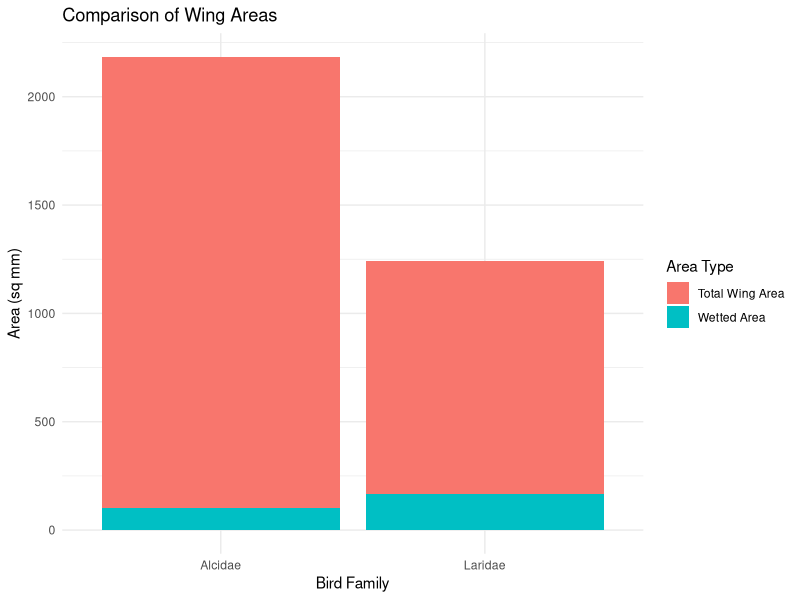
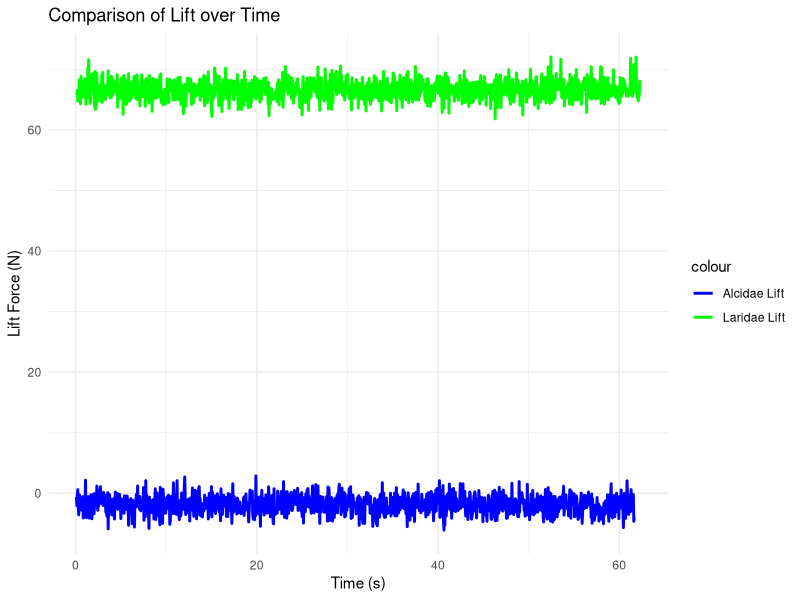
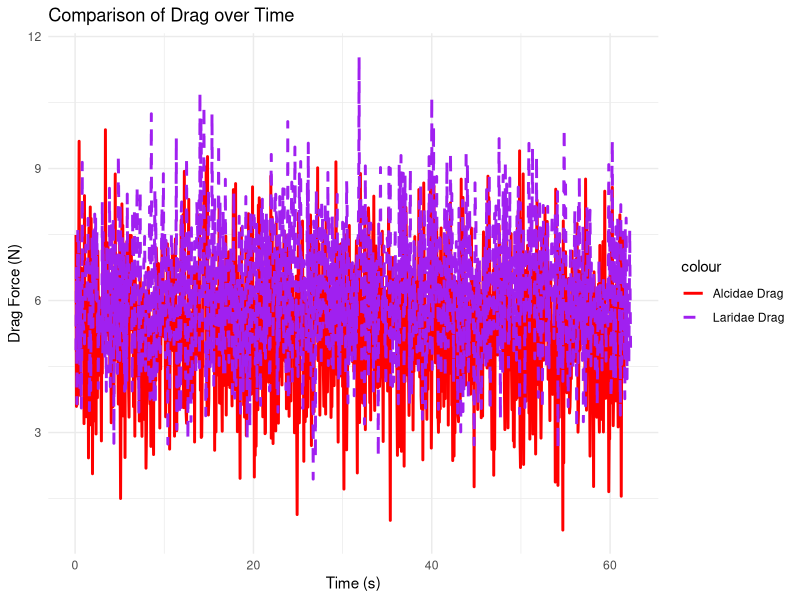
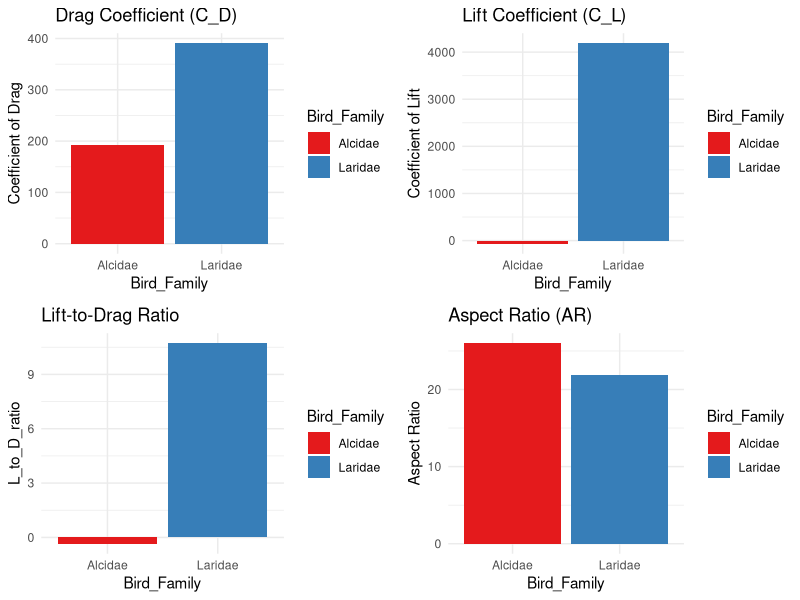

The R script that drew these images, in order:
## ---- chunk 1
library(tidyverse)
library(ggplot2)
library(tibble)
## ---- chunk 2
alcidae <- read.table("Booth_Kotzen_Skogstrom_alcid.txt", sep = ",", header = TRUE)
laridae <- read.table("Booth_Kotzen_Skogstrom_larid.txt", sep = ",", header = TRUE)

## ---- chunk 3

wing_data <- tibble(
  Bird_Family = c("Laridae", "Alcidae"),
  Chord_mm = c(20.6623, 42),
  Span_mm = c(60.1978, 52),
  Total_Wing_Area_sq_mm = c(1243.825, 2184),
  Wetted_Area_sq_mm = c(165.368118, 104)
)

## ---- chunk 4
wing_data
## ---- chunk 5
ggplot(wing_data, aes(x = Bird_Family)) +
  geom_bar(aes(y = Total_Wing_Area_sq_mm, fill = "Total Wing Area"), stat = "identity", position = "dodge") +
  geom_bar(aes(y = Wetted_Area_sq_mm, fill = "Wetted Area"), stat = "identity", position = "dodge") +
  labs(title = "Comparison of Wing Areas",
       x = "Bird Family",
       y = "Area (sq mm)",
       fill = "Area Type") +
  theme_minimal()

## ---- chunk 6

ggplot() +
  geom_line(data = alcidae, aes(x = s, y = lift, color = "Alcidae Lift"), size = 1) +
  geom_line(data = laridae, aes(x = s, y = lift, color = "Laridae Lift"), size = 1) +
  labs(title = "Comparison of Lift over Time", x = "Time (s)", y = "Lift Force (N)") +
  scale_color_manual(values = c("Alcidae Lift" = "blue", "Laridae Lift" = "green")) +
  theme_minimal()

## ---- chunk 7

ggplot() +
  geom_line(data = alcidae, aes(x = s, y = drag, color = "Alcidae Drag"), size = 1) +
  geom_line(data = laridae, aes(x = s, y = drag, color = "Laridae Drag"), size = 1, linetype = "dashed") +
  labs(title = "Comparison of Drag over Time", x = "Time (s)", y = "Drag Force (N)") +
  scale_color_manual(values = c("Alcidae Drag" = "red", "Laridae Drag" = "purple")) +
  theme_minimal()
## ---- chunk 8
# Calculate averages for Alcidae
average_lift_alcidae <- mean(alcidae$lift)
average_drag_alcidae <- mean(alcidae$drag)

# Calculate averages for Laridae
average_lift_laridae <- mean(laridae$lift)
average_drag_laridae <- mean(laridae$drag)

# Create a tibble with average lift and drag for both bird families
averages_tibble <- tibble(
  Bird_Family = c("Alcidae", "Laridae"),
  Average_Lift = c(average_lift_alcidae, average_lift_laridae),
  Average_Drag = c(average_drag_alcidae, average_drag_laridae)
)
## ---- chunk 9
averages_tibble
## ---- chunk 10

# Join the data using Bird_Family as the key
complete_data <- left_join(wing_data, averages_tibble, by = "Bird_Family")

# Now calculate the coefficients and other values needed
# Using fluid density for water (1000 kg/m^3) and fluid velocity (16 cm/s converted to m/s)
fluid_density <- 1000
fluid_velocity <- 16 / 100  # cm/s to m/s

# Calculate drag and lift coefficients
complete_data$C_D <- complete_data$Average_Drag / (0.5 * fluid_density * fluid_velocity^2 * (complete_data$Total_Wing_Area_sq_mm / 1e6))  # Convert mm^2 to m^2
complete_data$C_L <- complete_data$Average_Lift / (0.5 * fluid_density * fluid_velocity^2 * (complete_data$Total_Wing_Area_sq_mm / 1e6))

# Calculate the lift-to-drag ratio
complete_data$L_to_D_ratio <- complete_data$C_L / complete_data$C_D

# Calculate the aspect ratio (AR)
complete_data$AR <- (complete_data$Span_mm / 1000)^2 / (complete_data$Wetted_Area_sq_mm / 1e6)  # Convert mm to m for S and Aw

# Print the updated tibble with all calculations
print(complete_data)

## ---- chunk 11
# Load necessary libraries
library(ggplot2)
library(gridExtra)

# Plot for Drag Coefficient
p1 <- ggplot(complete_data, aes(x = Bird_Family, y = C_D, fill = Bird_Family)) +
  geom_col() +
  labs(title = "Drag Coefficient (C_D)", y = "Coefficient of Drag") +
  theme_minimal() +
  scale_fill_brewer(palette = "Set1")

# Plot for Lift Coefficient
p2 <- ggplot(complete_data, aes(x = Bird_Family, y = C_L, fill = Bird_Family)) +
  geom_col() +
  labs(title = "Lift Coefficient (C_L)", y = "Coefficient of Lift") +
  theme_minimal() +
  scale_fill_brewer(palette = "Set1")

# Plot for Lift-to-Drag Ratio
p3 <- ggplot(complete_data, aes(x = Bird_Family, y = L_to_D_ratio, fill = Bird_Family)) +
  geom_col() +
  labs(title = "Lift-to-Drag Ratio", y = "L_to_D_ratio") +
  theme_minimal() +
  scale_fill_brewer(palette = "Set1")

# Plot for Aspect Ratio
p4 <- ggplot(complete_data, aes(x = Bird_Family, y = AR, fill = Bird_Family)) +
  geom_col() +
  labs(title = "Aspect Ratio (AR)", y = "Aspect Ratio") +
  theme_minimal() +
  scale_fill_brewer(palette = "Set1")

# Arrange the plots in a grid
grid.arrange(p1, p2, p3, p4, ncol = 2, nrow = 2)
